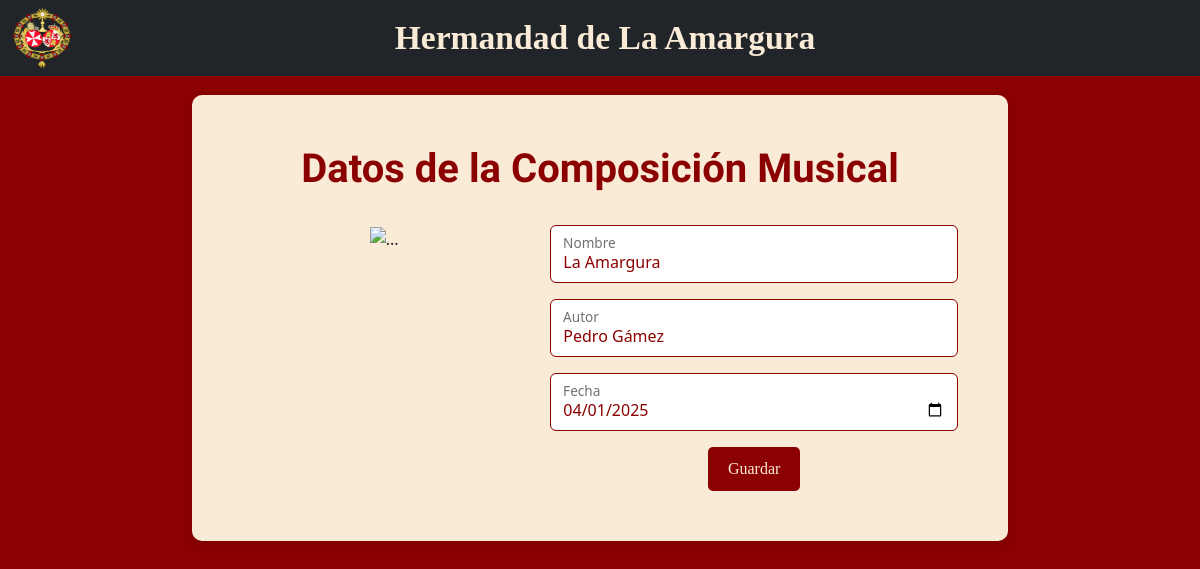
The page /hermandad/composiciones_musicales/new/3 on the database as committed earlier.
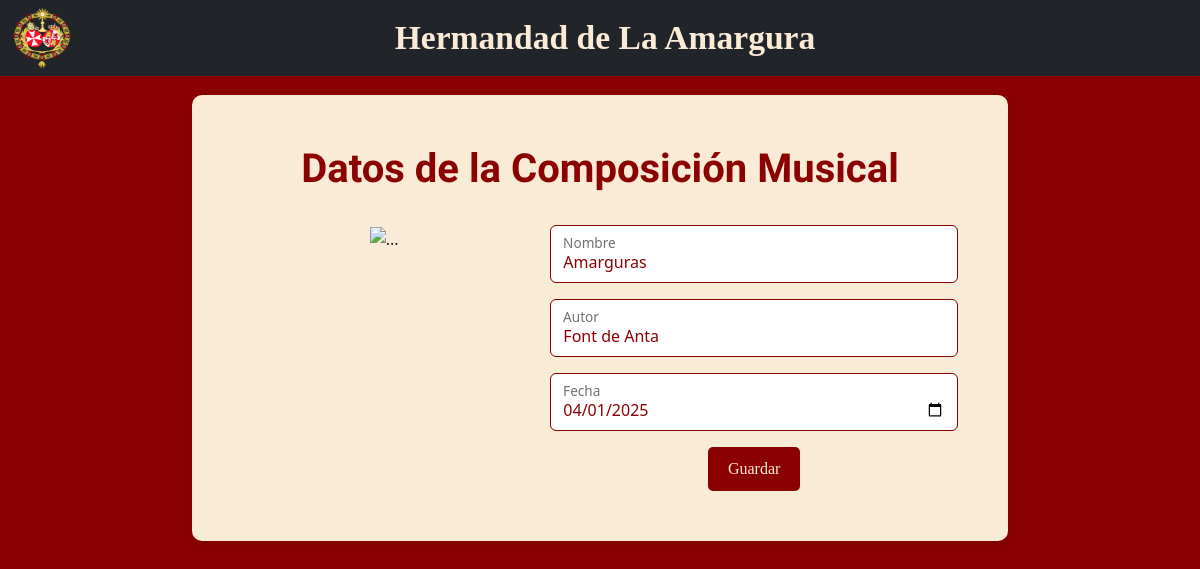
The same page on the database as committed later.
### hermandapp/models.py (models this page shows, shortened)
class ComposicionMusical(models.Model):
    nombre = models.CharField(max_length=200)
    autor = models.CharField(max_length=150)
    fecha_creacion = models.DateField()
    es_marcha_procesional = models.BooleanField(default=True)

### hermandapp/views.py (the view)
# urls.py: path('composiciones_musicales/new/<int:id>', new_composicion, name='new_composicion'),
def new_composicion(request, id):
    composicion = ComposicionMusical.objects.filter(id=id)
    if len(composicion) == 0:
        composicion_nueva = ComposicionMusical()
    else:
        composicion_nueva = composicion[0]
    if request.method == 'POST':
        composicion_nueva.nombre = request.POST['nombre']
        composicion_nueva.autor = request.POST['autor_de_composicion']
        composicion_nueva.fecha_creacion = request.POST['fecha']
        composicion_nueva.es_marcha_procesional = True
        composicion_nueva.save()
        return redirect('composiciones')
    else:
        return render(request, 'formulario_composicion.html', {'composicion': composicion_nueva})

### templates/formulario_composicion.html (shortened to what this page needs)
{% extends 'base.html' %}
{% load bootstrap_icons %}
{% block content %}
    <h1>Datos de la Composición Musical</h1>
    <br>
    <div class="row">
        <div class="col-md-5">
            <img src="https://bandapamplonesa.com/wp-content/uploads/2021/02/Cartel_14_03_2021-scaled.jpg"
                 style="max-height: 400px; max-width: 400px"
                 alt="...">
        </div>
        <br>
        <div class="col-md-7">
        <form method="post">
            <div class="form-floating mb-3">
                <input type="text" class="form-control" id="nombre"
                       name="nombre" placeholder="Nombre de la composición"
                       value="{{ composicion.nombre | default:'' }}">
                <label for="nombre">{% bs_icon 'file-music' %} Nombre</label>
            </div>
            <div class="form-floating mb-3">
                <input type="text"
                       name="autor_de_composicion"
                       class="form-control"
                       id="autor"
                       placeholder="Autor de la composición"
                       value="{{ composicion.autor | default:'' }}">
                <label for="autor">{% bs_icon 'person-square' %} Autor</label>
            </div>
            <div class="form-floating mb-3">
                <input type="date"
                       name="fecha"
                       value="{{ composicion.fecha_creacion|date:'Y-m-d' }}"
                       class="form-control" id="fecha" placeholder="fecha composición">
                <label for="fecha">{% bs_icon 'calendar' %} Fecha</label>
            </div>
            <button type="submit" class="btn-amargura">Guardar</button>
        </form>
        </div>
    </div>
{% endblock %}

Rows that differ between the two databases and show on the page:
changed ComposicionMusical: nombre "La Amargura" → "Amarguras"; autor_de_composicion "Pedro Gámez" → "Font de Anta"
